Frame 1 (no input): blank canvas, image omitted
Frame 60 (the mouse pressed at the canvas centre just before this capture): blank canvas, image omitted
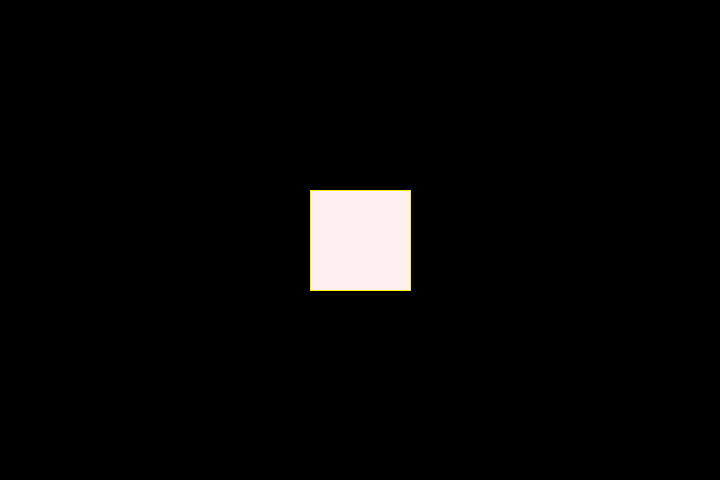
Frame 120 (the mouse held since frame 60 and released just before this capture)

The Processing sketch whose frames 1 and 60 were blank and that drew this single picture after the mouse press (run headless with seeded random() and noise(); from frame 60 on, the mouse is pressed at the canvas centre):

// Processing sketch: processing_60431
// ── processing_60431.pde

/*
* Interactive Squares
*
* drag to start program and draw a serie of leaked squares with a
* random stroke color. click to draw a square with a white fill
* ich change of a movement. a animation loops the movement, create
* a awesome effect!
* Vinicius Franco - ESDI
*
*/


int currentFrame = 0;
PImage[] frames = new PImage[24];
int lastTime = 0;

void setup()
{
  size(720, 480);
  smooth();
  background (0);
  for (int i = 0; i < frames.length; i++) {
    frames[i] = get(); // Create a blank frame
  }
}

void draw() {
  fill (0, 35);
  noStroke();
  rect (360, 240, 720, 480);
  if (mousePressed) {
    fill (mouseX, mouseY, mouseY);
    rect(mouseX, mouseY, 80, 80);
  } 
  {
  int currentTime = millis();
  if (currentTime > lastTime+30) {
    nextFrame();
    lastTime = currentTime;
  }
  else {
    stroke (mouseX, mouseY, 0);
    rect (mouseX, mouseY, 100, 100);
  }
  rectMode (CENTER);
  println ("x = " + mouseX + " Y = " + mouseY);
  if (keyPressed) {
    delay(120);
  }
  }
}
  void nextFrame() 
{
  frames[currentFrame] = get(); // Get the display window
  currentFrame++; // Increment to next frame
  if (currentFrame >= frames.length) {
    currentFrame = 0;
  }
  image(frames[currentFrame], 0, 0);
}
